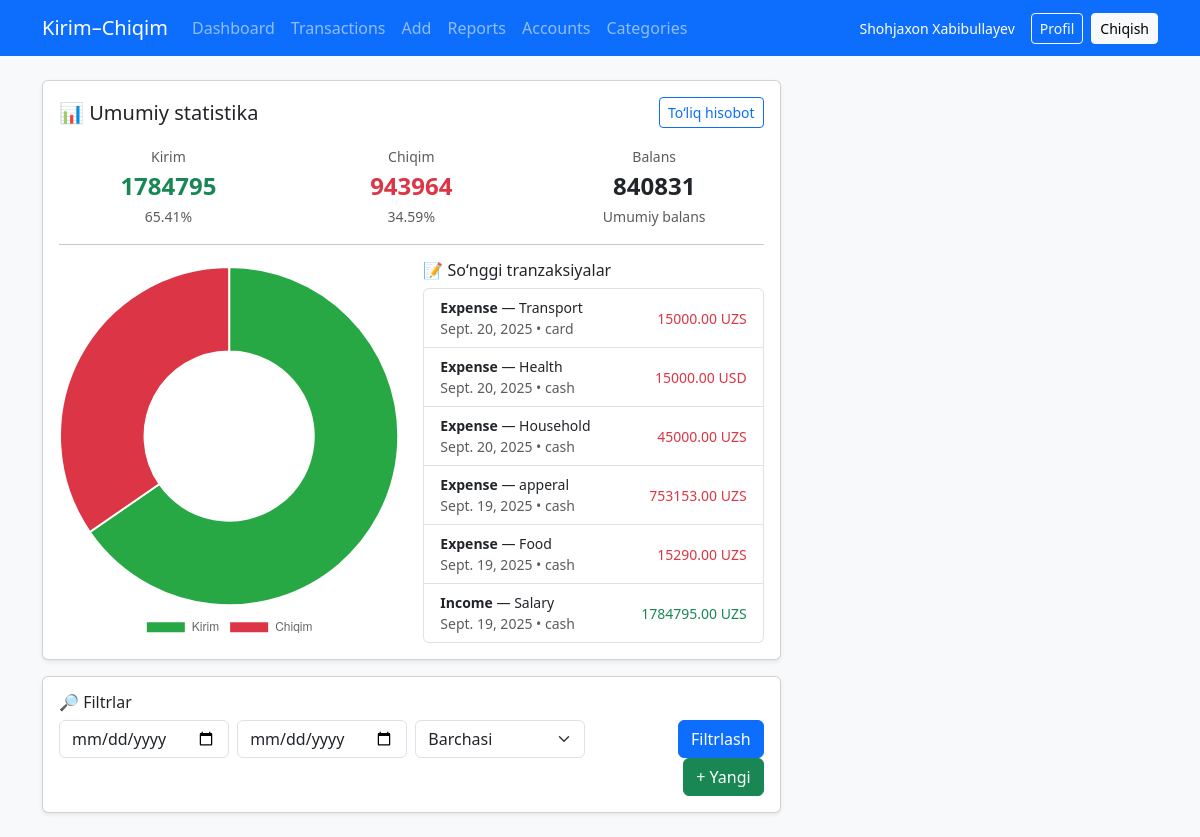
Page /dashboard/ (signed in) on the committed database.
### accounts/models.py (models this page shows, shortened)
class CustomUser(AbstractUser):
    email = models.EmailField(unique=True)
    phone = models.CharField(max_length=15, unique=True, null=True, blank=True)
    USERNAME_FIELD = 'email'
    REQUIRED_FIELDS = ['username', 'phone', 'first_name', 'last_name']

### transactions/models.py (models this page shows, shortened)
class Transaction(models.Model):
    INCOME = "income"
    EXPENSE = "expense"
    TRANSACTION_TYPE = [(INCOME, "Income"), (EXPENSE, "Expense")]
    PAYMENT_METHODS = [("cash", "Cash"), ("card", "Card"), ("bank", "Bank")]
    user = models.ForeignKey(User, on_delete=models.CASCADE, related_name="transactions")
    account = models.ForeignKey(Account, on_delete=models.SET_NULL, null=True, blank=True, related_name="transactions")
    category = models.ForeignKey(Category, on_delete=models.SET_NULL, null=True, blank=True, related_name="transactions")
    t_type = models.CharField(max_length=10, choices=TRANSACTION_TYPE)
    amount = models.DecimalField(max_digits=14, decimal_places=2)
    currency = models.CharField(max_length=3, choices=Currency.choices, default=Currency.UZS)
    payment_method = models.CharField(max_length=10, choices=PAYMENT_METHODS, default="cash")
    date = models.DateField()
    note = models.TextField(blank=True, null=True)
    created_at = models.DateTimeField(auto_now_add=True)
    class Meta:
        ordering = ["-date", "-created_at"]

class Category(models.Model):
    INCOME = "income"
    EXPENSE = "expense"
    TYPE_CHOICES = [(INCOME, "Income"), (EXPENSE, "Expense")]
    user = models.ForeignKey(User, on_delete=models.CASCADE, related_name="categories")
    name = models.CharField(max_length=100)
    type = models.CharField(max_length=10, choices=TYPE_CHOICES)
    icon = models.CharField(max_length=50, null=True, blank=True)

### transactions/views.py (the view)
# urls.py: path("", lambda request: redirect("transactions:dashboard")),
@login_required
def dashboard(request):
    user = request.user
    summary = compute_summary(user)
    recent = Transaction.objects.filter(user=user)[:6]
    return render(request, "transactions/dashboard.html", {"summary": summary, "recent": recent})

### transactions/utils.py (called while the page is built)
def compute_summary(user, currency=None):
    qs = Transaction.objects.filter(user=user)
    if currency:
        qs = qs.filter(currency=currency)
    income_total = (
        qs.filter(t_type=Transaction.INCOME)
        .aggregate(total=Sum("amount"))["total"]
        or 0
    )
    expense_total = (
        qs.filter(t_type=Transaction.EXPENSE)
        .aggregate(total=Sum("amount"))["total"]
        or 0
    )
    balance = income_total - expense_total
    total = income_total + expense_total
    income_percent = (income_total / total * 100) if total else 0
    expense_percent = (expense_total / total * 100) if total else 0
    return {
        "income_total": income_total,
        "expense_total": expense_total,
        "balance": balance,
        "income_percent": round(income_percent, 2),
        "expense_percent": round(expense_percent, 2),
    }

### templates/transactions/dashboard.html (shortened to what this page needs)
{% extends "base.html" %}
{% load static %}
{% block content %}
<div class="row g-3">
  <div class="col-lg-8">
    <div class="card shadow-sm p-3">
      <div class="d-flex justify-content-between align-items-center mb-3">
        <h5 class="mb-0">📊 Umumiy statistika</h5>
        <a href="{% url 'transactions:reports' %}" class="btn btn-sm btn-outline-primary">Toʻliq hisobot</a>
      </div>
      <div class="row text-center">
        <div class="col-4">
          <small class="text-muted">Kirim</small>
          <div class="fs-4 fw-bold text-success">
            {{ summary.income_total|default:"0" }}
          </div>
          <small class="text-muted">{{ summary.income_percent|default:"0" }}%</small>
        </div>
        <div class="col-4">
          <small class="text-muted">Chiqim</small>
          <div class="fs-4 fw-bold text-danger">
            {{ summary.expense_total|default:"0" }}
          </div>
          <small class="text-muted">{{ summary.expense_percent|default:"0" }}%</small>
        </div>
        <div class="col-4">
          <small class="text-muted">Balans</small>
          <div class="fs-4 fw-bold">
            {{ summary.balance|default:"0" }}
          </div>
          <small class="text-muted">Umumiy balans</small>
        </div>
      </div>
      <hr>
      <div class="row">
        <div class="col-md-6">
          <canvas id="incExpChart" height="200"></canvas>
        </div>
        <div class="col-md-6">
          <h6>📝 Soʻnggi tranzaksiyalar</h6>
          <ul class="list-group small">
            {% for t in recent %}
              <li class="list-group-item d-flex justify-content-between align-items-center">
                <div>
                  <span class="fw-bold">{{ t.get_t_type_display }}</span> —
                  {% if t.category %}
                    {{ t.category.name }}
                  {% else %}
                    <span class="text-muted">Kategoriya yo‘q</span>
                  {% endif %}
                  <div class="text-muted">
                    {{ t.date }} • {{ t.payment_method }}
                  </div>
                </div>
                <div class="{% if t.t_type == 'income' %}text-success{% else %}text-danger{% endif %}">
                  {{ t.amount }} {{ t.currency }}
                </div>
              </li>
            {% empty %}
              <li class="list-group-item text-muted">Tranzaksiya topilmadi</li>
            {% endfor %}
          </ul>
        </div>
      </div>
    </div>
    <div class="card shadow-sm p-3 mt-3">
      <h6>🔎 Filtrlar</h6>
      <form method="get" class="row g-2">
        <div class="col-md-3">
          <input type="date" name="start" class="form-control" value="{{ request.GET.start }}">
        </div>
        <div class="col-md-3">
          <input type="date" name="end" class="form-control" value="{{ request.GET.end }}">
        </div>
        <div class="col-md-3">
          <select name="currency" class="form-select">
            <option value="">Barchasi</option>
          </select>
        </div>
        <div class="col-md-3 text-end">
          <button class="btn btn-primary">Filtrlash</button>
          <a href="{% url 'transactions:transaction_create' %}" class="btn btn-success">+ Yangi</a>
        </div>
      </form>
    </div>
  </div>
</div>
{% endblock %}
{% block extra_js %}
<script>
  const ctx = document.getElementById('incExpChart').getContext('2d');
  new Chart(ctx, {
    type: 'doughnut',
    data: {
      labels: ['Kirim', 'Chiqim'],
      datasets: [{
        data: [{{ summary.income_total|default:0 }}, {{ summary.expense_total|default:0 }}],
        backgroundColor: ['#28a745', '#dc3545']
      }]
    },
    options: {
      responsive: true,
      maintainAspectRatio: false,
      plugins: {
        legend: { position: 'bottom' }
      }
    }
  });
</script>
{% endblock %}

### templates/base.html (shortened to what this page needs)
<!DOCTYPE html>
<html lang="uz">
<head>
  <link href="https://cdn.jsdelivr.net/npm/bootstrap@5.3.2/dist/css/bootstrap.min.css" rel="stylesheet">
</head>
<body>
  <nav class="navbar navbar-expand-lg navbar-dark bg-primary">
    <div class="container">
      <a class="navbar-brand" href="{% url 'transactions:dashboard' %}">Kirim–Chiqim</a>
      <div class="collapse navbar-collapse" id="navMain">
        <ul class="navbar-nav me-auto mb-2 mb-lg-0">
          <li class="nav-item"><a class="nav-link" href="{% url 'transactions:dashboard' %}">Dashboard</a></li>
          <li class="nav-item"><a class="nav-link" href="{% url 'transactions:transaction_list' %}">Transactions</a></li>
          <li class="nav-item"><a class="nav-link" href="{% url 'transactions:transaction_create' %}">Add</a></li>
          <li class="nav-item"><a class="nav-link" href="{% url 'transactions:reports' %}">Reports</a></li>
          <li class="nav-item"><a class="nav-link" href="{% url 'transactions:accounts' %}">Accounts</a></li>
          <li class="nav-item"><a class="nav-link" href="{% url 'transactions:categories' %}">Categories</a></li>
        </ul>
        <div class="nav-right">
          {% if user.is_authenticated %}
            <span class="text-white small me-2">{{ user.get_full_name|default:user.email }}</span>
            <a class="btn btn-outline-light btn-sm" href="{% url 'accounts:profile' %}">Profil</a>
            <a class="btn btn-light btn-sm" href="{% url 'accounts:logout' %}">Chiqish</a>
          {% else %}
            <a class="btn btn-outline-light btn-sm" href="{% url 'accounts:login' %}">Kirish</a>
            <a class="btn btn-light btn-sm" href="{% url 'accounts:signup' %}">Ro‘yxatdan o‘tish</a>
          {% endif %}
        </div>
      </div>
    </div>
  </nav>
  <div class="container my-4">
    {% block content %}{% endblock %}
  </div>
  {% block extra_js %}{% endblock %}
</body>
</html>

### templates/base.html (style rules this page uses)
body { background: #f8f9fa; }
.nav-right { display: flex; gap: .5rem; align-items: center; }

### rows in the picture
CustomUser: get_full_name "Shohjaxon Xabibullayev"
Transaction: t_type "Expense", category.name "Transport", date "Sept. 20, 2025", payment_method "card", amount "15000.00", currency "UZS"
Transaction: t_type "Expense", category.name "Health", date "Sept. 20, 2025", payment_method "cash", amount "15000.00", currency "USD"
Transaction: t_type "Expense", category.name "Household", date "Sept. 20, 2025", payment_method "cash", amount "45000.00", currency "UZS"
Transaction: t_type "Expense", category.name "apperal", date "Sept. 19, 2025", payment_method "cash", amount "753153.00", currency "UZS"
Transaction: t_type "Expense", category.name "Food", date "Sept. 19, 2025", payment_method "cash", amount "15290.00", currency "UZS"
Transaction: t_type "Income", category.name "Salary", date "Sept. 19, 2025", payment_method "cash", amount "1784795.00", currency "UZS"

### other values in the picture
{{ summary.income_total|default:"0" }} "1784795"
{{ summary.income_percent|default:"0" }} "65.41"
{{ summary.expense_total|default:"0" }} "943964"
{{ summary.expense_percent|default:"0" }} "34.59"
{{ summary.balance|default:"0" }} "840831"
chart data {{ summary.income_total|default:0 }} 1784795
chart data {{ summary.expense_total|default:0 }} 943964
